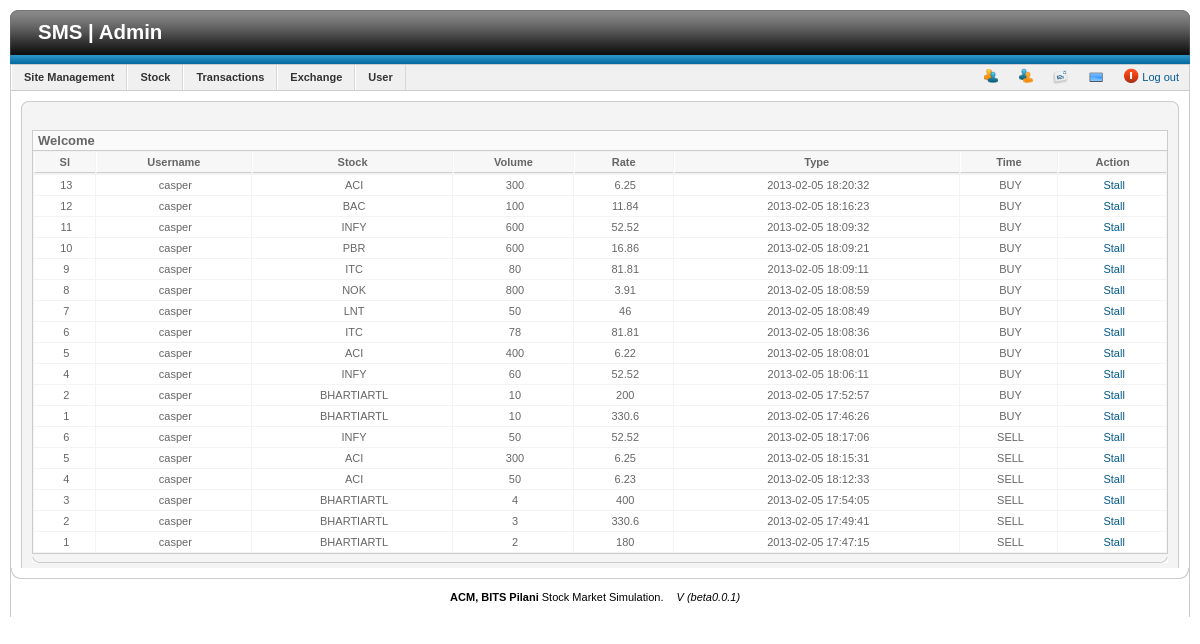
/admin/view-transaction.php, run on the app's committed database.
### tables this page shows
CREATE TABLE IF NOT EXISTS `buy` (
  `username` varchar(30) NOT NULL,
  `stock` varchar(30) NOT NULL,
  `rate` float NOT NULL,
  `amount` int(11) NOT NULL,
  `time` timestamp NOT NULL DEFAULT CURRENT_TIMESTAMP ON UPDATE CURRENT_TIMESTAMP,
  `success` varchar(30) NOT NULL,
  `sl` int(11) NOT NULL AUTO_INCREMENT,
  PRIMARY KEY (`sl`)
);

CREATE TABLE IF NOT EXISTS `sell` (
  `username` varchar(30) NOT NULL,
  `stock` varchar(30) NOT NULL,
  `rate` float NOT NULL,
  `amount` int(11) NOT NULL,
  `time` timestamp NOT NULL DEFAULT CURRENT_TIMESTAMP ON UPDATE CURRENT_TIMESTAMP,
  `success` varchar(30) NOT NULL,
  `sl` int(11) NOT NULL AUTO_INCREMENT,
  PRIMARY KEY (`sl`)
);

### admin/view-transaction.php (the view, shortened to what this page needs)
<!DOCTYPE HTML PUBLIC "-//W3C//DTD XHTML 1.0 Transitional//EN" "http://www.w3.org/TR/xhtml1/DTD/xhtml1-transitional.dtd">
<html dir="ltr" xml:lang="en-gb" xmlns="http://www.w3.org/1999/xhtml" lang="en-gb"><head>
<link rel="stylesheet" href="css/system.css" type="text/css">
<link href="css/template.css" rel="stylesheet" type="text/css">
	<link rel="stylesheet" type="text/css" href="css/rounded.css">
</head><body id="minwidth-body">
	<div id="border-top" class="h_blue">
		<div>
			<div>
				<span class="logo"><a href="#">&nbsp;</a></span>
				<span class="title"><a href="http://localhost/16/administrator/index.php">SMS | Admin</a></span>
			</div>
		</div>
	</div>
	<div id="header-box">
		<div id="module-status">
			<span class="loggedin-users">&nbsp;</span><span class="backloggedin-users">&nbsp;</span><span class="no-unread-messages"><a href="#">&nbsp;</a></span><span class="viewsite"><a href="#" target="_blank">&nbsp;</a></span>
			<span class="logout"><a href="index.php?option=logout">Log out</a></span>		</div>
<?php
include("menu.php");
?>
	</div>
	<div id="content-box">
		<div class="border">
			<div class="padding">
				<div id="element-box">
					<div class="t">
						<div class="t">
							<div class="t"></div>
						</div>
					</div>
					<div class="m">
					<div class="adminform">
						<div class="cpanel-right" style = "width:100%">
<div id="panel-sliders" class="pane-sliders"><div class="panel"><h3 class="jpane-toggler title" id="cpanel-panel-popular">Welcome <?php echo $id; ?></h3><div style="padding-top: 0px; border-top: medium none; padding-bottom: 0px; border-bottom: medium none; overflow: hidden; height: 0px;" class="jpane-slider content"><table class="adminlist">
	<thead>
		<tr>
			<th>
				<strong>Sl</strong>
			</th>
			<th>
				<strong>Username</strong>
			</th>
			<th>
				<strong>Stock</strong>
			</th>
			<th>
				<strong>Volume</strong>
			</th>
			<th>
				<strong>Rate</strong>
			</th>
			<th>
				<strong>Type</strong>
			</th>
			<th>
				<strong>Time</strong>
			</th><th>
				<strong>Action</strong>
			</th>
		</tr>
	</thead>
	<tbody>
	<tr>
	<?php
			$details_b = mysql_query("SELECT * FROM `buy` ORDER BY `buy`.`time` DESC");
			$details_s = mysql_query("SELECT * FROM `sell` ORDER BY `sell`.`time` DESC");
			while ($detail_b = mysql_fetch_array($details_b))
			{
					echo "<tr>
					<td class='center'>";
					echo $detail_b['sl'];
					echo "</td>";
					echo "<td class='center'>";
					echo $detail_b['username'];
					echo "</td>";
					echo "<td class='center'>";
					echo $detail_b['stock'];
					echo "</td>";
					echo "<td class='center'>";
					echo $detail_b['amount'];
					echo "</td>";
					echo "<td class='center'>";
					echo $detail_b['rate'];
					echo "</td>";
					echo "<td class='center'>";
					echo $detail_b['time'];
					echo "</td>";
					echo "<td class='center'>";
					echo "BUY";
					echo "</td>";
					if ($detail_b['success']=='1')
					echo "<td class='center'><a href='index.php?option=view-transaction&stock=".$detail_b['sl']."&type=buy&change=0'>Stall</a></td></tr>";
					else
					if ($detail_b['success']=='0')
					echo "<td class='center'><a href='index.php?option=view-transaction&stock=".$detail_b['sl']."&type=buy&change=1'>Execute</a></td></tr>";
			}
			while ($detail_s = mysql_fetch_array($details_s))
			{
					echo "<tr>
					<td class='center'>";
					echo $detail_s['sl'];
					echo "</td>";
					echo "<td class='center'>";
					echo $detail_s['username'];
					echo "</td>";
					echo "<td class='center'>";
					echo $detail_s['stock'];
					echo "</td>";
					echo "<td class='center'>";
					echo $detail_s['amount'];
					echo "</td>";
					echo "<td class='center'>";
					echo $detail_s['rate'];
					echo "</td>";
					echo "<td class='center'>";
					echo $detail_s['time'];
					echo "</td>";
					echo "<td class='center'>";
					echo "SELL";
					echo "</td>";
					if ($detail_s['success']=='1')
					echo "<td class='center'><a href='index.php?option=view-transaction&stock=".$detail_s['sl']."&type=sell&change=0'>Stall</a></td></tr>";
					else
					if ($detail_s['success']=='0')
					echo "<td class='center'><a href='index.php?option=view-transaction&stock=".$detail_s['sl']."&type=sell&change=1'>Execute</a></td></tr>";
			}
	?>
			</tbody>
</table>
</div></div>
						</div>
					</div>
					</div>
					<div class="b">
						<div class="b">
							<div class="b"></div>
						</div>
					</div>
				</div>
			</div>
		</div>
	</div>
	<div id="border-bottom"><div><div></div></div></div>
	<div id="footer">
		<p class="copyright">
			<b>ACM, BITS Pilani</b> Stock Market Simulation</a>.			<span class="version"><i>V (beta0.0.1)</i></span>
		</p>
	</div>
</body></html>

### admin/css/template.css (style rules this page uses)
body { margin: 10px; padding: 0; background: #fff; padding-bottom: 1px; font-size: 68.8%; }
body,td,th { font-family: Arial, Helvetica, sans-serif; }
body#minwidth-body { height: 95%; min-width: 960px; }
a,img { padding: 0; margin: 0; }
h3 { font-size: 1.182em; }
a:link { color: #025A8D; text-decoration: none; outline: none; }
#border-top.h_blue { background: url(../images/j_header_middle.png) repeat-x; }
#border-top.h_blue div { background: url(../images/j_header_right.png) 100% 0 no-repeat; }
#border-top.h_blue div div { background: url(../images/j_header_left.png) no-repeat; height: 54px; }
#border-top .title, #border-top .title a { font-size: 1.364em; font-weight: bold; color: #fff; line-height: 44px; padding-left: 14px; }
#border-top .logo { display: block; width: auto; float: right; padding: 7px 10px 0 0; }
#border-bottom { clear: both; background: url(../images/j_bottom.png) repeat-x; }
#border-bottom div { background: url(../images/j_corner_br.png) 100% 0 no-repeat; }
#border-bottom div div { background: url(../images/j_corner_bl.png) no-repeat; height: 11px; }
#header-box { border: 1px solid #ccc; background: #f0f0f0; }
#footer .copyright { margin: 10px; text-align: center; line-height: 160%; }
#footer .version { margin: 10px; text-align: center; }
#content-box { border-left: 1px solid #ccc; border-right: 1px solid #ccc; float: left; width: 99.85%; }
#content-box .padding { padding: 10px 10px 0 10px; }
#module-status { float: right; }
#module-status span { display: block; float: left; line-height: 16px; padding: 4px 10px 0 22px; margin-bottom: 5px; }
#module-status .viewsite { background: url(../images/menu/icon-16-viewsite.png) 3px 4px no-repeat; }
#module-status .unread-messages, #module-status .no-unread-messages { background: url(../images/menu/icon-16-messages.png) 3px 3px no-repeat; }
#module-status .loggedin-users { background: url(../images/menu/icon-16-user.png) 3px 3px no-repeat; }
#module-status .backloggedin-users { background: url(../images/menu/icon-16-back-user.png) 3px 3px no-repeat; }
#module-status .logout { background: url(../images/menu/icon-16-logout.png) 3px 3px no-repeat; }
.pane-sliders { margin: 18px 0 0 0; position:relative }
.pane-sliders .title { margin: 0; padding: 2px 2px 2px 5px; color: #666; cursor: pointer; }
.pane-sliders .panel { margin-bottom: 3px; border:solid 1px #ccc }
.pane-sliders .panel h3 { background: #fafafa; color: #666 }
.pane-sliders .content { background: #fff; }
.pane-sliders .adminlist { border: 0 none; font-size: 1em; }
.pane-sliders .adminlist td { border: 0 none; }
.jpane-toggler-down { border-bottom: 1px solid #ccc; }
div.cpanel-right { width: 4%; float: right; }
table.adminlist { width: 100%; border-spacing: 1px; background-color: #f3f3f3; color: #666; }
table.adminlist td, table.adminlist th { padding: 4px; }
table.adminlist td { padding-left: 8px; }
table.adminlist thead th { text-align: center; background: #f7f7f7; color: #666; border-bottom: 1px solid #CCC; border-left: 1px solid #fff; }
table.adminlist tbody tr { background-color: #fff; text-align: left; }
table.adminlist tbody tr td { background: #fff; border: 1px solid #fff; }
td.center, th.center, .center { text-align: center; float: none; }
p { margin: 0 0 15px 10px; padding: 0; font-size: 1em; }

### admin/css/rounded.css (style rules this page uses)
div#element-box { background-color: #f4f4f4; }
div.t, div.b { height: 6px; padding: 0; margin: 0; overflow: hidden; background-color: #f8f8f8; }
div.m { border-left: 1px solid #ccc; border-right: 1px solid #ccc; padding: 0 8px; background-color: #f4f4f4; }
div#element-box div.m { padding: 5px 10px; }
div#element-box div.t { background: url(../images/j_border.png) 0 0 repeat-x; width: 100%; }
div#element-box div.t div.t { background: url(../images/j_crn_tr_dark.png) 100% 0 no-repeat; }
div#element-box div.t div.t div.t { background: url(../images/j_crn_tl_dark.png) 0 0 no-repeat; }
div#element-box div.b { background: url(../images/j_border.png) 0 100% repeat-x; width: 100%; }
div#element-box div.b div.b { background: url(../images/j_crn_br_dark.png) 100% 0 no-repeat; }
div#element-box div.b div.b div.b { background: url(../images/j_crn_bl_dark.png) 0 0 no-repeat; }

### data on the page
buy: sl "13", username "casper", stock "ACI", amount "300", rate "6.25", time "2013-02-05 18:20:32"
buy: sl "12", username "casper", stock "BAC", amount "100", rate "11.84", time "2013-02-05 18:16:23"
buy: sl "11", username "casper", stock "INFY", amount "600", rate "52.52", time "2013-02-05 18:09:32"
buy: sl "10", username "casper", stock "PBR", amount "600", rate "16.86", time "2013-02-05 18:09:21"
buy: sl "9", username "casper", stock "ITC", amount "80", rate "81.81", time "2013-02-05 18:09:11"
buy: sl "8", username "casper", stock "NOK", amount "800", rate "3.91", time "2013-02-05 18:08:59"
buy: sl "7", username "casper", stock "LNT", amount "50", rate "46", time "2013-02-05 18:08:49"
buy: sl "6", username "casper", stock "ITC", amount "78", rate "81.81", time "2013-02-05 18:08:36"
buy: sl "5", username "casper", stock "ACI", amount "400", rate "6.22", time "2013-02-05 18:08:01"
buy: sl "4", username "casper", stock "INFY", amount "60", rate "52.52", time "2013-02-05 18:06:11"
buy: sl "2", username "casper", stock "BHARTIARTL", amount "10", rate "200", time "2013-02-05 17:52:57"
buy: sl "1", username "casper", stock "BHARTIARTL", amount "10", rate "330.6", time "2013-02-05 17:46:26"
sell: sl "6", username "casper", stock "INFY", amount "50", rate "52.52", time "2013-02-05 18:17:06"
sell: sl "5", username "casper", stock "ACI", amount "300", rate "6.25", time "2013-02-05 18:15:31"
sell: sl "4", username "casper", stock "ACI", amount "50", rate "6.23", time "2013-02-05 18:12:33"
sell: sl "3", username "casper", stock "BHARTIARTL", amount "4", rate "400", time "2013-02-05 17:54:05"
sell: sl "2", username "casper", stock "BHARTIARTL", amount "3", rate "330.6", time "2013-02-05 17:49:41"
sell: sl "1", username "casper", stock "BHARTIARTL", amount "2", rate "180", time "2013-02-05 17:47:15"
